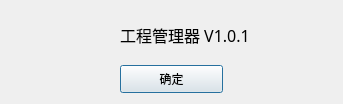
<?xml version="1.0" encoding="UTF-8"?>
<ui version="4.0">
 <class>AboutDialog</class>
 <widget class="QDialog" name="AboutDialog">
  <property name="geometry">
   <rect>
    <x>0</x>
    <y>0</y>
    <width>343</width>
    <height>104</height>
   </rect>
  </property>
  <property name="windowTitle">
   <string>关于</string>
  </property>
  <layout class="QGridLayout" name="gridLayout">
   <item row="0" column="0">
    <widget class="QLabel" name="label">
     <property name="text">
      <string/>
     </property>
     <property name="pixmap">
      <pixmap resource="images.qrc">:/images/appicon.png</pixmap>
     </property>
     <property name="alignment">
      <set>Qt::AlignCenter</set>
     </property>
    </widget>
   </item>
   <item row="0" column="1" colspan="2">
    <widget class="QLabel" name="lblVersion">
     <property name="font">
      <font>
       <family>华文楷体</family>
       <pointsize>12</pointsize>
      </font>
     </property>
     <property name="text">
      <string>工程管理器 V1.0.1</string>
     </property>
    </widget>
   </item>
   <item row="1" column="1">
    <widget class="QPushButton" name="btnOk">
     <property name="minimumSize">
      <size>
       <width>0</width>
       <height>28</height>
      </size>
     </property>
     <property name="text">
      <string>确定</string>
     </property>
    </widget>
   </item>
  </layout>
 </widget>
 <resources>
  <include location="images.qrc"/>
 </resources>
 <connections/>
</ui>
